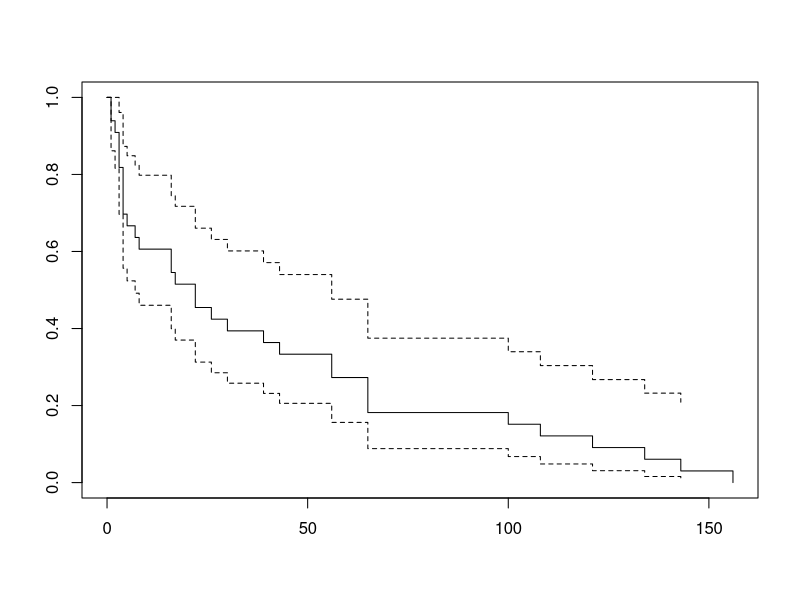
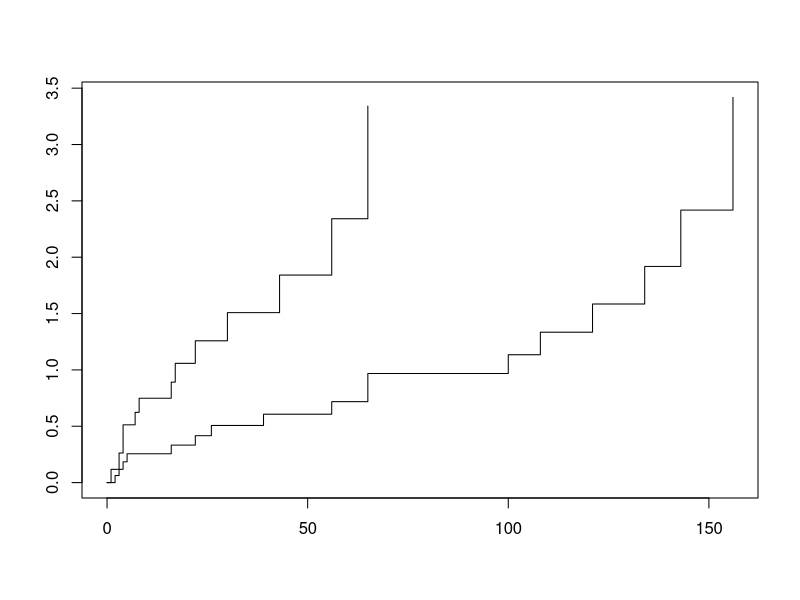
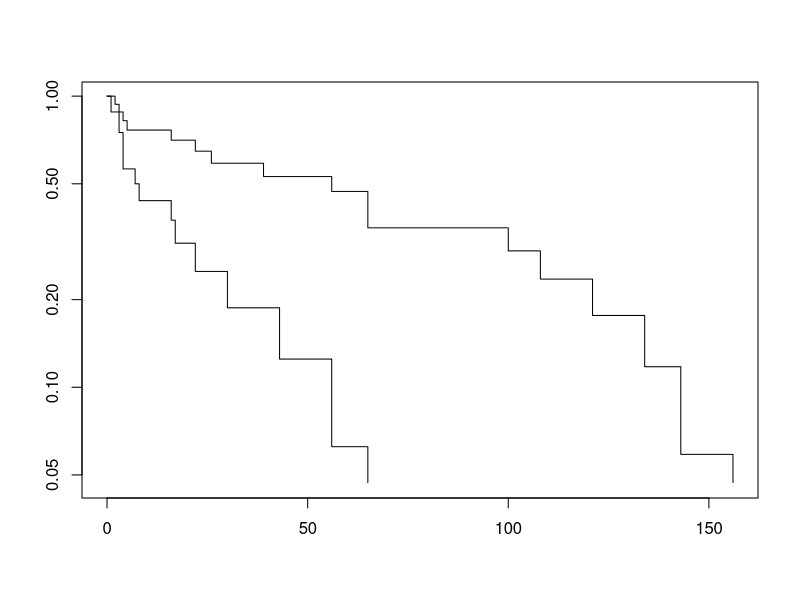
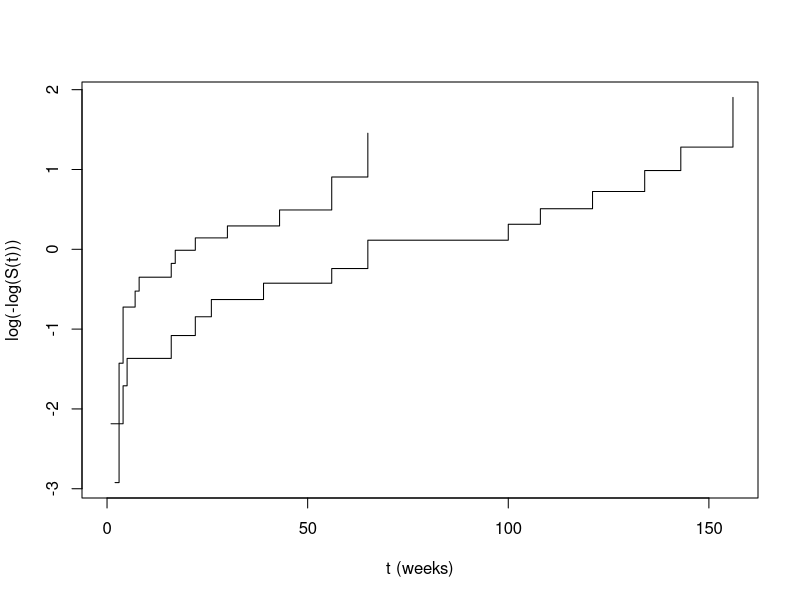
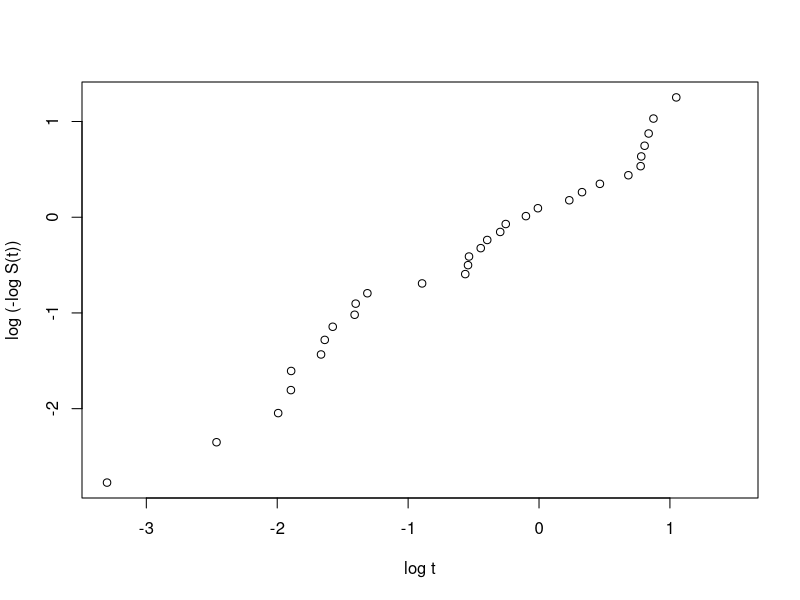

The R source for these figures, in order:
# Survival Analysis, including Kaplan-Meier estimation and fitting
# proportional hazards is very straightforward in R.
# there are three basic functions that are required for
    # 1. Nonparametric estimation of survival functions;
    # 2. Estimating Cox proportional hazards models; and
    # 3. Estimating accelerated failure models

library(survival)
library(MASS)


df <- gehan

Surv(df$time, event = df$cens)

mean(leuk$wbc)
table(leuk$ag)

mean(gehan$time)


# Kaplan-Meier estimate of the survivor function S(t)

leuk_sf_1 <- survfit(Surv(time) ~ 1, data = leuk)
#  The ~1 is just telling R that a single Kaplan-Meier estimate 
    # is to be computed using the whole data. 
    # Replacing this with ~ag would result in different estimates for 
    # the different groups defined by the variable ag.
leuk_sf_ag <- survfit(Surv(time) ~ ag, data = leuk)

summary(leuk_sf_1)
summary(leuk_sf_ag)

plot(leuk_sf_1)
#plot(leuk_sf_ag)

# produce a Nelson-Aalen estimate of the survicor function
    # (also known as a Fleming-Harrington estimate)
leuk_na <- survfit(Surv(time) ~ 1, data = leuk, type = "fleming")
leuk_na

?survfit.object

gehan_sf_1 <- survfit(Surv(time, event=cens) ~ 1, data = gehan)
summary(gehan_sf_1)

gehan_sf_treat <- survfit(Surv(time, event=cens) ~ treat, data = gehan)
summary(gehan_sf_treat)

gehan_na_treat <- survfit(Surv(time, event=cens) ~ treat, 
                            data = gehan, 
                            type = "fleming",
                            conf.int = 0.99)
summary(gehan_na_treat)


leuk_km <- survfit(Surv(time) ~ ag, data = leuk)
# plotting the kaplan-meier hazard function 
plot(leuk_km, fun = "cumhaz") 
# plotting the kaplan-meier survival function on the log scale
plot(leuk_km, log = TRUE)  

# Cox regression (proportional hazards) models
?coxph

leuk_cox <- coxph(Surv(time) ~ ag + log(wbc), data = leuk)
# hT = exp(B1xi1 + B2xi2)h0(t) where xi1 = 1 if ag 0 else, xi2 = log(wbc)

summary(leuk_cox)

# Breslow Approximation for tied survival times
leuk_breslow <- coxph(Surv(time) ~ ag + log(wbc), data = leuk, ties = "breslow")
summary(leuk_breslow)

# Exact likelihood for tied survival times
leuk_exact <- coxph(Surv(time) ~ ag + log(wbc), 
                    data = leuk,
                    ties = "exact", 
                    method = "exact" )
summary(leuk_breslow)


leuk_cox2 <- coxph(Surv(time) ~ strata(ag)+log(wbc), data = leuk)
logmlog <- function(x){
    + log(-log(x))}

plot(survfit(leuk_cox2),
    fun=logmlog,
    xlab="t (weeks)",
    ylab="log(-log(S(t)))")


# Accelerated failure regression models

leuk_reg <- survreg(Surv(time) ~ ag + log(wbc), data = leuk)
# T ~ Weibull(a, exp(-B0 -B1xi1 -B2xi2)) # nolint
summary(leuk_reg)
leuk$log_quared <- log(leuk$wbc)^2
leuk_reg3 <- survreg(Surv(time) ~ ag + log(wbc) + log_quared, data = leuk)
summary(leuk_reg3)


leuk_loglog <- survreg(Surv(time) ~ ag + log(wbc) + log_quared,
                    data = leuk,
                    dist = "loglogistic")
summary(leuk_loglog)


scaled <- leuk$time/predict(leuk_reg)
S<-survfit(Surv(scaled)~1)
plot(log(S$time), log(-log(S$surv)), xlab = "log t", ylab= "log (-log S(t))")


